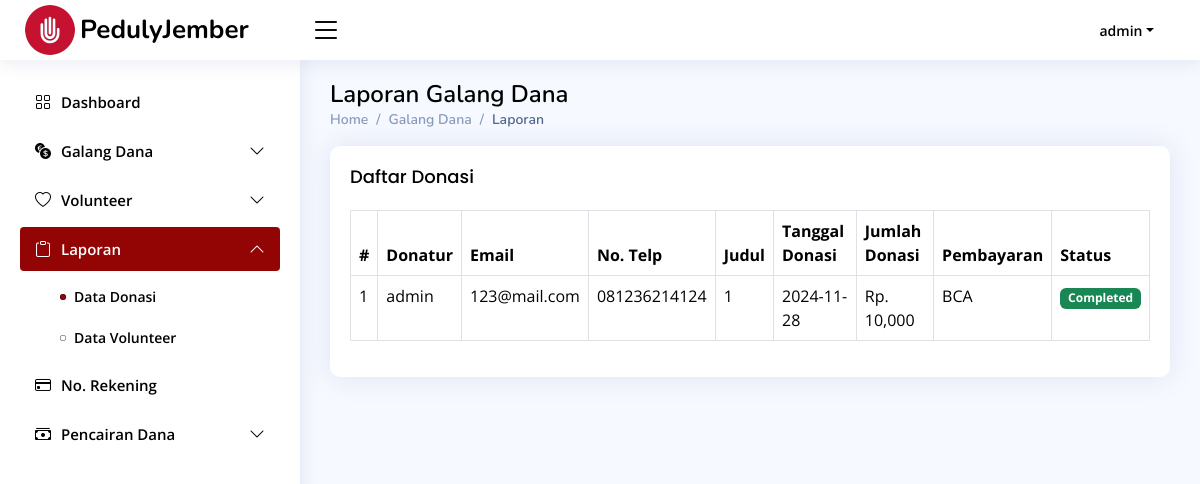
The app's page /laporan/rdonasi.php (signed in) with its own data.
### tables this page shows
CREATE TABLE `donasi` (
  `id_donasi` int(11) NOT NULL,
  `id_admin` int(11) NOT NULL,
  `id_bank` int(11) NOT NULL,
  `gambar` text NOT NULL,
  `judul` text NOT NULL,
  `kategori` text NOT NULL,
  `target` int(11) NOT NULL,
  `lokasi` int(11) NOT NULL,
  `tanggal_tenggat` date NOT NULL,
  `keterangan` text NOT NULL,
  `status` tinyint(1) NOT NULL
);

CREATE TABLE `user` (
  `id_user` int(11) NOT NULL,
  `email` varchar(225) NOT NULL,
  `username` varchar(225) NOT NULL,
  `password` varchar(225) NOT NULL,
  `no_telp` varchar(20) NOT NULL
);

CREATE TABLE `donasi_detail` (
  `id_detail_donasi` int(11) NOT NULL,
  `id_donasi` int(11) NOT NULL,
  `id_user` int(11) NOT NULL,
  `tanggal_donasi` date NOT NULL,
  `nominal_donasi` int(11) NOT NULL
);

CREATE TABLE `bank` (
  `id` int(11) NOT NULL,
  `payment` varchar(225) NOT NULL,
  `no_rekening` int(11) NOT NULL,
  `nama_akun` varchar(225) NOT NULL
);

### laporan/rdonasi.php (the view)
<?php
include '../template/header.php';
include '../template/navbar.php';
include '../template/sidebar.php';
require_once '../db/db.php';
$sql = "
    SELECT donasi.*, donasi_detail.*, bank.payment, admin.nama_admin, user.username, user.email, user.no_telp
    FROM donasi
    LEFT JOIN bank ON donasi.id_bank = bank.id
    LEFT JOIN admin ON donasi.id_admin = admin.id_admin
    JOIN donasi_detail ON donasi.id_donasi = donasi_detail.id_donasi
    JOIN user ON donasi_detail.id_user = user.id_user
";
$stmt = $conn->prepare($sql);
$stmt->execute();
$donasiList = $stmt->fetchAll();
?>
<main id="main" class="main">
    <div class="pagetitle">
        <h1>Laporan Galang Dana</h1>
        <nav>
            <ol class="breadcrumb">
                <li class="breadcrumb-item"><a href="dashboard.php">Home</a></li>
                <li class="breadcrumb-item">Galang Dana</li>
                <li class="breadcrumb-item active">Laporan</li>
            </ol>
        </nav>
    </div>
    <section class="section">
        <div class="row">
            <div class="col-lg-12">
                <div class="card">
                    <div class="card-body">
                        <h5 class="card-title">Daftar Donasi</h5>
                        <table class="table table-bordered">
                            <thead>
                                <tr>
                                    <th>#</th>
                                    <th>Donatur</th>
                                    <th>Email</th>
                                    <th>No. Telp</th>
                                    <th>Judul</th>
                                    <th>Tanggal Donasi</th>
                                    <th>Jumlah Donasi</th>
                                    <th>Pembayaran</th>
                                    <th>Status</th>
                                </tr>
                            </thead>
                            <tbody>
                                <?php $no = 1; foreach ($donasiList as $donasi): ?>
                                <tr>
                                    <td><?php echo $no++; ?></td>
                                    <td><?php echo htmlspecialchars($donasi['username']); ?></td>
                                    <td><?php echo htmlspecialchars($donasi['email']); ?></td>
                                    <td><?php echo htmlspecialchars($donasi['no_telp']); ?></td>
                                    <td><?php echo htmlspecialchars($donasi['judul']); ?></td>
                                    <td><?php echo htmlspecialchars($donasi['tanggal_donasi']); ?></td>
                                    <td>Rp. <?php echo htmlspecialchars(number_format($donasi['nominal_donasi'])); ?>
                                    </td>
                                    <td><?php echo htmlspecialchars($donasi['payment']); ?></td>
                                    <td>
                                        <?php if ($donasi['status'] == 1): ?>
                                        <span class="badge bg-success">Completed</span>
                                        <?php else: ?>
                                        <span class="badge bg-danger">Not Completed</span>
                                        <?php endif; ?>
                                    </td>
                                </tr>
                                <?php endforeach; ?>
                            </tbody>
                        </table>
                    </div>
                </div>
            </div>
        </div>
    </section>
</main>
<?php include '../template/footer.php'; ?>

### assets/css/style.css (style rules this page uses)
:root { scroll-behavior: smooth; }
body { font-family: "Open Sans", sans-serif; background: #f6f9ff; color: #444444; }
a { color: #000; text-decoration: none; }
h1, h2, h3, h4, h5, h6 { font-family: "Nunito", sans-serif; }
#main { margin-top: 60px; padding: 20px 30px; transition: all 0.3s; }
.pagetitle { margin-bottom: 10px; }
.pagetitle h1 { font-size: 24px; margin-bottom: 0; font-weight: 600; color: #000; }
.card { margin-bottom: 30px; border: none; border-radius: 10px; box-shadow: 0px 0 30px rgba(1, 41, 112, 0.1); }
.card-title { padding: 20px 0 15px 0; font-size: 18px; font-weight: 500; color: #000; font-family: "Poppins", sans-serif; }
.card-body { padding: 0 20px 20px 20px; }
.breadcrumb { font-size: 14px; font-family: "Nunito", sans-serif; color: #899bbd; font-weight: 600; }
.breadcrumb a { color: #899bbd; transition: 0.3s; }
.breadcrumb .breadcrumb-item::before { color: #899bbd; }
.breadcrumb .active { color: #51678f; font-weight: 600; }
@media (min-width: 1200px) { #main, #footer { margin-left: 300px; } }

### records on screen
donasi: user.username "admin", user.email "123@mail.com", user.no_telp "081236214124", judul "1", donasi_detail.tanggal_donasi "2024-11-28", donasi_detail.nominal_donasi "10,000", id_bank.payment "BCA", status "Completed"

### other values on screen
$_SESSION['login']['nama_admin'] "admin"
